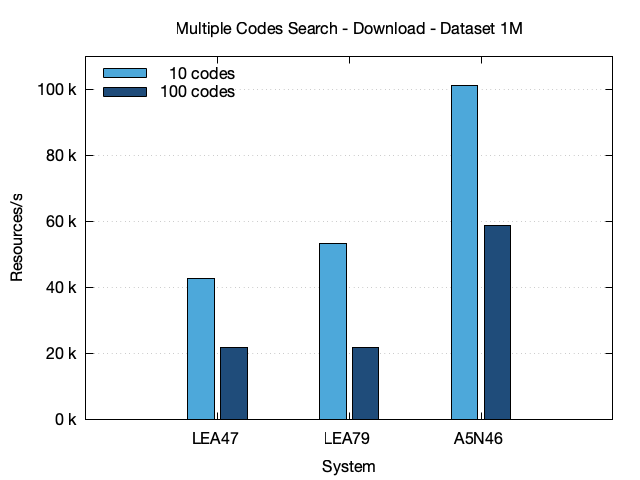

The script that saved this image:
# Set the terminal to PNG and specify the output file
set terminal pngcairo enhanced font 'Helvetica Neue,12'
set output 'multiple-codes-search-download-1M.png'

# Set the data separator and skip the header
set datafile separator "|"
set style data histograms
set style histogram clustered
set style fill solid border -1
set boxwidth 0.8
set key left top reverse

# Define x-axis and y-axis labels
set title "Multiple Codes Search - Download - Dataset 1M"
set xlabel 'System'
set ylabel 'Resources/s'
set format y "%.0f k"
set yrange [0:110]

# Define grid
set grid ytics

# Define line styles and colors for each code
set style line 1 lc rgb '#4DA8DA'
set style line 2 lc rgb '#1F4C7A'

# Plot the data
plot 'multiple-codes-search-download-1M.txt' using 4:xtic(2) every 2 ls 1 title '10 codes', \
     'multiple-codes-search-download-1M.txt' using 4:xtic(2) every 2::1 ls 2 title '100 codes'
